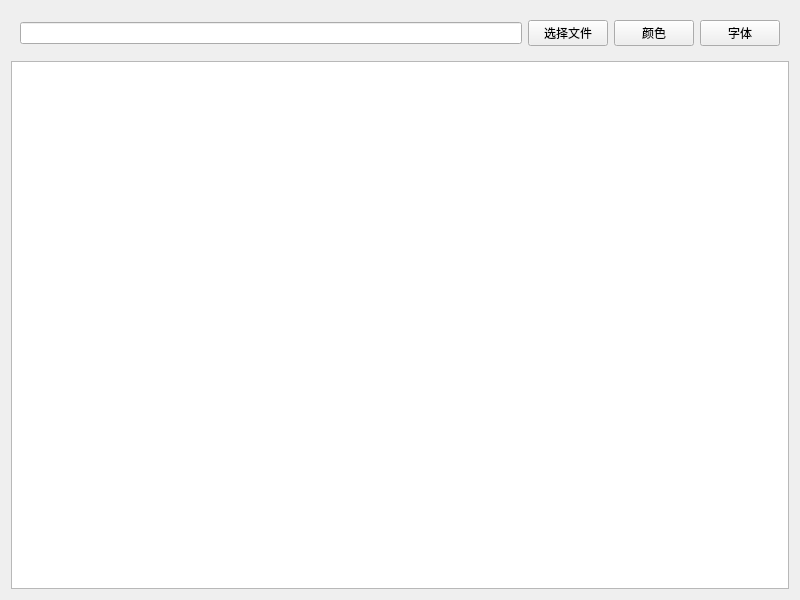
<?xml version="1.0" encoding="UTF-8"?>
<ui version="4.0">
 <class>Widget</class>
 <widget class="QWidget" name="Widget">
  <property name="geometry">
   <rect>
    <x>0</x>
    <y>0</y>
    <width>800</width>
    <height>600</height>
   </rect>
  </property>
  <property name="windowTitle">
   <string>Widget</string>
  </property>
  <layout class="QVBoxLayout" name="verticalLayout">
   <item>
    <widget class="QWidget" name="widget" native="true">
     <layout class="QHBoxLayout" name="horizontalLayout">
      <item>
       <widget class="QLineEdit" name="lineEdit"/>
      </item>
      <item>
       <widget class="QPushButton" name="pushButton">
        <property name="text">
         <string>选择文件</string>
        </property>
       </widget>
      </item>
      <item>
       <widget class="QPushButton" name="pushButton_2">
        <property name="text">
         <string>颜色</string>
        </property>
       </widget>
      </item>
      <item>
       <widget class="QPushButton" name="pushButton_3">
        <property name="text">
         <string>字体</string>
        </property>
       </widget>
      </item>
     </layout>
    </widget>
   </item>
   <item>
    <widget class="QTextEdit" name="textEdit"/>
   </item>
  </layout>
 </widget>
 <resources/>
 <connections/>
</ui>
